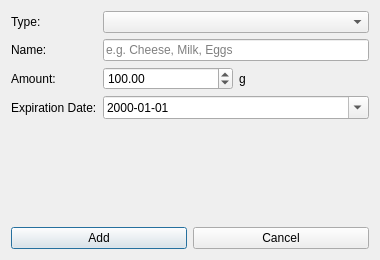
<?xml version="1.0" encoding="UTF-8"?>
<ui version="4.0">
    <class>AddIngredientDialog</class>
    <widget class="QDialog" name="AddIngredientDialog">
        <property name="geometry">
            <rect>
                <x>0</x>
                <y>0</y>
                <width>380</width>
                <height>260</height>
            </rect>
        </property>
        <property name="windowTitle">
            <string>Add New Ingredient</string>
        </property>
        <layout class="QVBoxLayout" name="verticalLayout">
            <item>
                <layout class="QFormLayout" name="formLayout">
                    <item row="0" column="0">
                        <widget class="QLabel" name="labelType">
                            <property name="text">
                                <string>Type:</string>
                            </property>
                        </widget>
                    </item>
                    <item row="0" column="1">
                        <widget class="QComboBox" name="typeComboBox"/>
                    </item>
                    <item row="1" column="0">
                        <widget class="QLabel" name="labelName">
                            <property name="text">
                                <string>Name:</string>
                            </property>
                        </widget>
                    </item>
                    <item row="1" column="1">
                        <widget class="QLineEdit" name="nameLineEdit">
                            <property name="placeholderText">
                                <string>e.g. Cheese, Milk, Eggs</string>
                            </property>
                        </widget>
                    </item>
                    <item row="2" column="0">
                        <widget class="QLabel" name="labelAmount">
                            <property name="text">
                                <string>Amount:</string>
                            </property>
                        </widget>
                    </item>
                    <item row="2" column="1">
                        <layout class="QHBoxLayout" name="amountLayout">
                            <item>
                                <widget class="QDoubleSpinBox" name="amountSpinBox">
                                    <property name="maximum">
                                        <double>99999.000000000000000</double>
                                    </property>
                                    <property name="value">
                                        <double>100.000000000000000</double>
                                    </property>
                                </widget>
                            </item>
                            <item>
                                <widget class="QLabel" name="unitLabel">
                                    <property name="text">
                                        <string>g</string>
                                    </property>
                                </widget>
                            </item>
                        </layout>
                    </item>
                    <item row="3" column="0">
                        <widget class="QLabel" name="labelDate">
                            <property name="text">
                                <string>Expiration Date:</string>
                            </property>
                        </widget>
                    </item>
                    <item row="3" column="1">
                        <widget class="QDateEdit" name="dateEdit">
                            <property name="calendarPopup">
                                <bool>true</bool>
                            </property>
                            <property name="displayFormat">
                                <string>yyyy-MM-dd</string>
                            </property>
                        </widget>
                    </item>
                </layout>
            </item>
            <item>
                <layout class="QHBoxLayout" name="buttonLayout">
                    <item>
                        <widget class="QPushButton" name="addButton">
                            <property name="text">
                                <string>Add</string>
                            </property>
                        </widget>
                    </item>
                    <item>
                        <widget class="QPushButton" name="cancelButton">
                            <property name="text">
                                <string>Cancel</string>
                            </property>
                        </widget>
                    </item>
                </layout>
            </item>
        </layout>
    </widget>
    <resources/>
    <connections/>
</ui>
